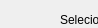
     <widget class="QWidget" name="page_8">
      <property name="geometry">
       <rect>
        <x>0</x>
        <y>0</y>
        <width>98</width>
        <height>28</height>
       </rect>
      </property>
      <attribute name="label">
       <string>PRODUTOR -&gt; PRODUTO</string>
      </attribute>
      <widget class="QLabel" name="label_21">
       <property name="geometry">
        <rect>
         <x>10</x>
         <y>100</y>
         <width>221</width>
         <height>20</height>
        </rect>
       </property>
       <property name="text">
        <string>Inserir produtos para o produtor</string>
       </property>
      </widget>
      <widget class="QCheckBox" name="potencial_checkBox">
       <property name="geometry">
        <rect>
         <x>50</x>
         <y>200</y>
         <width>131</width>
         <height>22</height>
        </rect>
       </property>
       <property name="text">
        <string>Tem potencial?</string>
       </property>
      </widget>
      <widget class="QComboBox" name="prod_produtor_comboBox">
       <property name="geometry">
        <rect>
         <x>10</x>
         <y>150</y>
         <width>231</width>
         <height>27</height>
        </rect>
       </property>
      </widget>
      <widget class="QCheckBox" name="produz_checkBox">
       <property name="geometry">
        <rect>
         <x>70</x>
         <y>180</y>
         <width>97</width>
         <height>22</height>
        </rect>
       </property>
       <property name="text">
        <string>Produz?</string>
       </property>
      </widget>
      <widget class="QLabel" name="label_13">
       <property name="geometry">
        <rect>
         <x>20</x>
         <y>270</y>
         <width>111</width>
         <height>20</height>
        </rect>
       </property>
       <property name="text">
        <string>Fim da producao</string>
       </property>
      </widget>
      <widget class="QPushButton" name="add_prod_produtor_pushButton">
       <property name="geometry">
        <rect>
         <x>10</x>
         <y>300</y>
         <width>221</width>
         <height>27</height>
        </rect>
       </property>
       <property name="text">
        <string>Adicionar produto</string>
       </property>
      </widget>
      <widget class="QDateEdit" name="prod_inicio_dateEdit">
       <property name="geometry">
        <rect>
         <x>140</x>
         <y>230</y>
         <width>91</width>
         <height>27</height>
        </rect>
       </property>
      </widget>
      <widget class="QComboBox" name="produtor_comboBox">
       <property name="geometry">
        <rect>
         <x>10</x>
         <y>60</y>
         <width>231</width>
         <height>27</height>
        </rect>
       </property>
      </widget>
      <widget class="QLabel" name="label_15">
       <property name="geometry">
        <rect>
         <x>90</x>
         <y>130</y>
         <width>66</width>
         <height>17</height>
        </rect>
       </property>
       <property name="text">
        <string>Produto</string>
       </property>
      </widget>
      <widget class="QLabel" name="label_14">
       <property name="geometry">
        <rect>
         <x>10</x>
         <y>240</y>
         <width>121</width>
         <height>20</height>
        </rect>
       </property>
       <property name="text">
        <string>Inicio da producao</string>
       </property>
      </widget>
      <widget class="QLabel" name="label_17">
       <property name="geometry">
        <rect>
         <x>60</x>
         <y>10</y>
         <width>131</width>
         <height>20</height>
        </rect>
       </property>
       <property name="text">
        <string>Selecionar produtor</string>
       </property>
      </widget>
      <widget class="QLabel" name="label_16">
       <property name="geometry">
        <rect>
         <x>60</x>
         <y>40</y>
         <width>131</width>
         <height>17</height>
        </rect>
       </property>
       <property name="text">
        <string>Nome do produtor</string>
       </property>
      </widget>
      <widget class="QDateEdit" name="prod_fim_dateEdit">
       <property name="geometry">
        <rect>
         <x>140</x>
         <y>260</y>
         <width>91</width>
         <height>27</height>
        </rect>
       </property>
      </widget>
     </widget>
